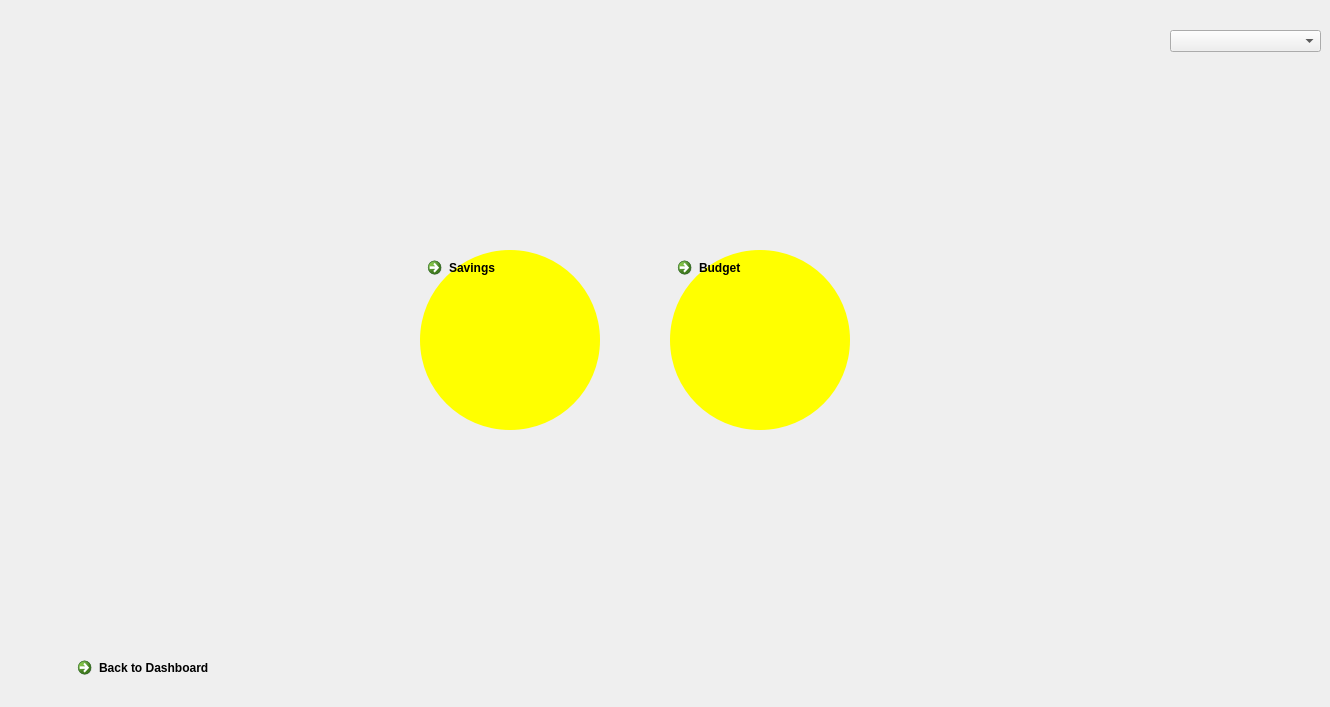
   <widget class="QWidget" name="goalsPage">
    <widget class="QComboBox" name="goalsOptions">
     <property name="geometry">
      <rect>
       <x>1170</x>
       <y>30</y>
       <width>151</width>
       <height>22</height>
      </rect>
     </property>
    </widget>
    <widget class="QCommandLinkButton" name="savingsCommandLinkButton">
     <property name="geometry">
      <rect>
       <x>420</x>
       <y>250</y>
       <width>180</width>
       <height>180</height>
      </rect>
     </property>
     <property name="styleSheet">
      <string notr="true">
              QCommandLinkButton
              {
              background-color : lightgreen;
              border-radius: 90px;
              }
              QCommandLinkButton::!hover
              {
              background-color : yellow;
              border-radius: 90px;
              }
            </string>
     </property>
     <property name="text">
      <string>Savings</string>
     </property>
    </widget>
    <widget class="QCommandLinkButton" name="budgetCommandLinkButton">
     <property name="geometry">
      <rect>
       <x>670</x>
       <y>250</y>
       <width>180</width>
       <height>180</height>
      </rect>
     </property>
     <property name="styleSheet">
      <string notr="true">
              QCommandLinkButton
              {
              background-color : lightgreen;
              border-radius: 90px;
              }
              QCommandLinkButton::!hover
              {
              background-color : yellow;
              border-radius: 90px;
              }
            </string>
     </property>
     <property name="text">
      <string>Budget</string>
     </property>
    </widget>
    <widget class="QCommandLinkButton" name="backToDashboardGoalsLinkButton">
     <property name="geometry">
      <rect>
       <x>70</x>
       <y>650</y>
       <width>222</width>
       <height>48</height>
      </rect>
     </property>
     <property name="text">
      <string>Back to Dashboard</string>
     </property>
    </widget>
   </widget>
